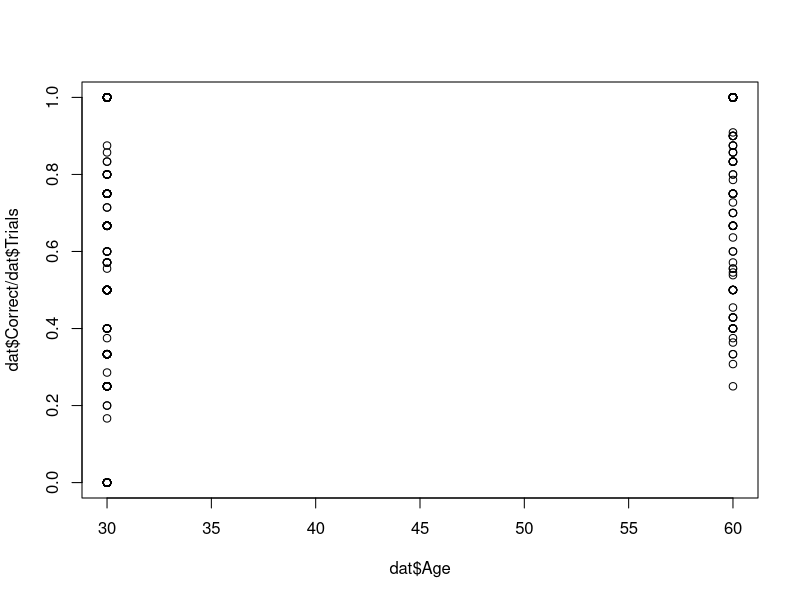
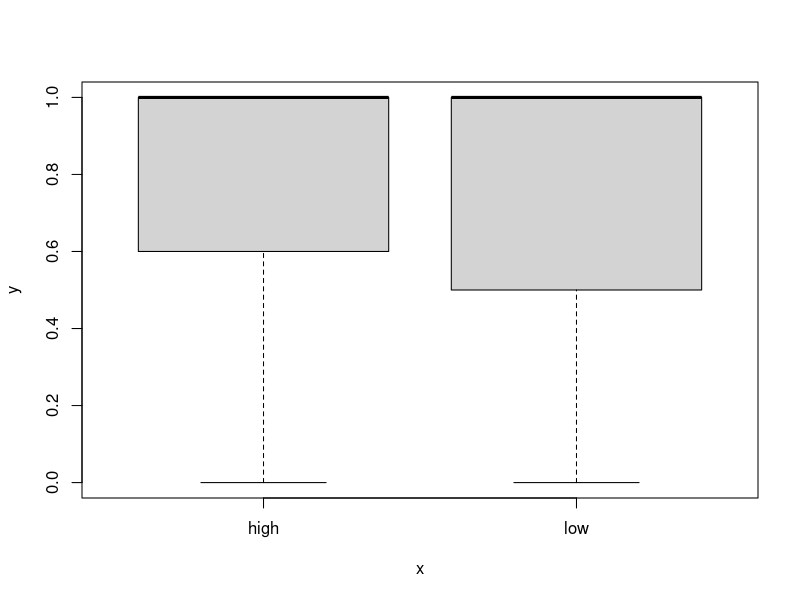
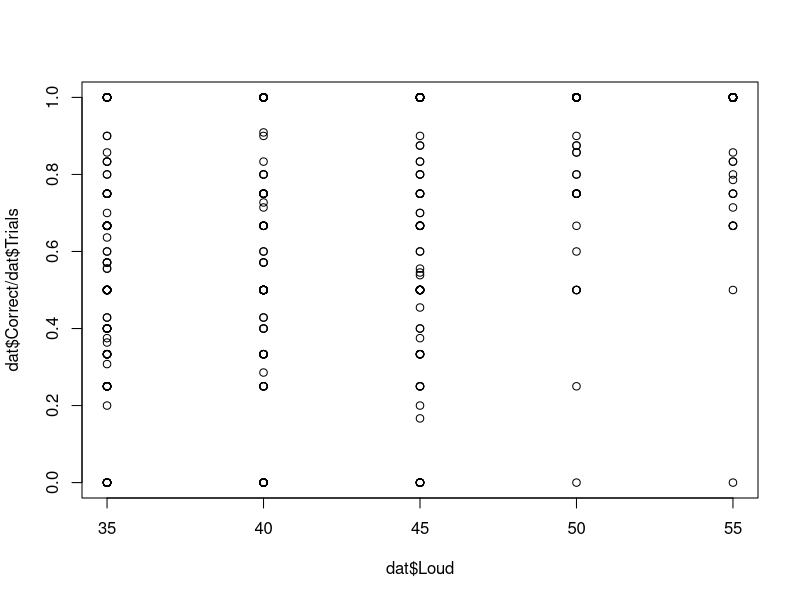
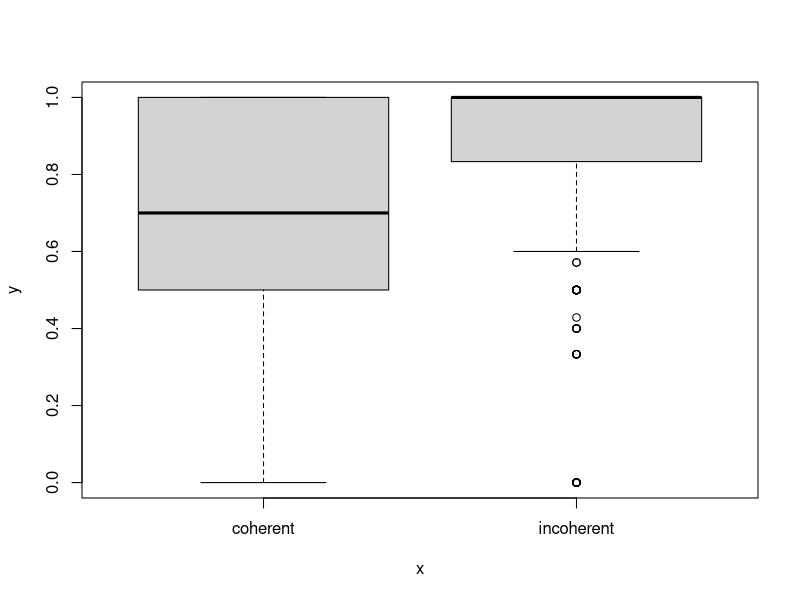
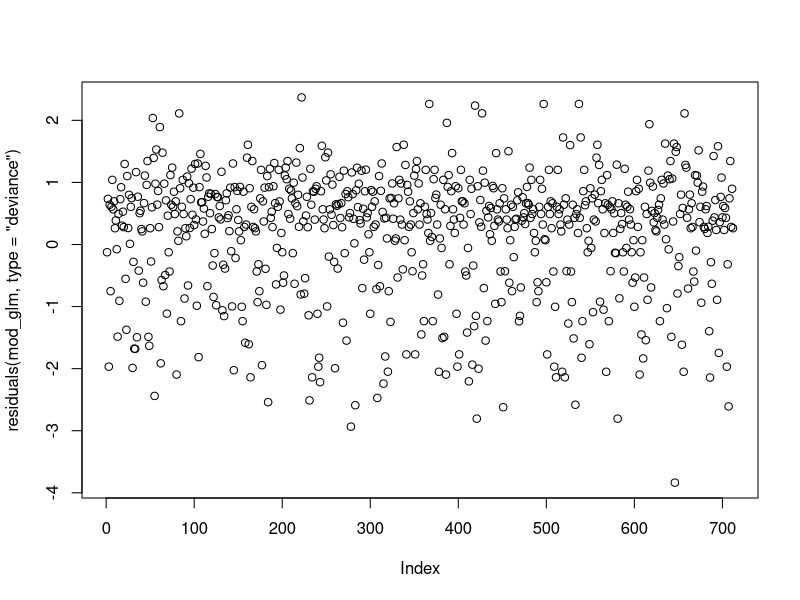
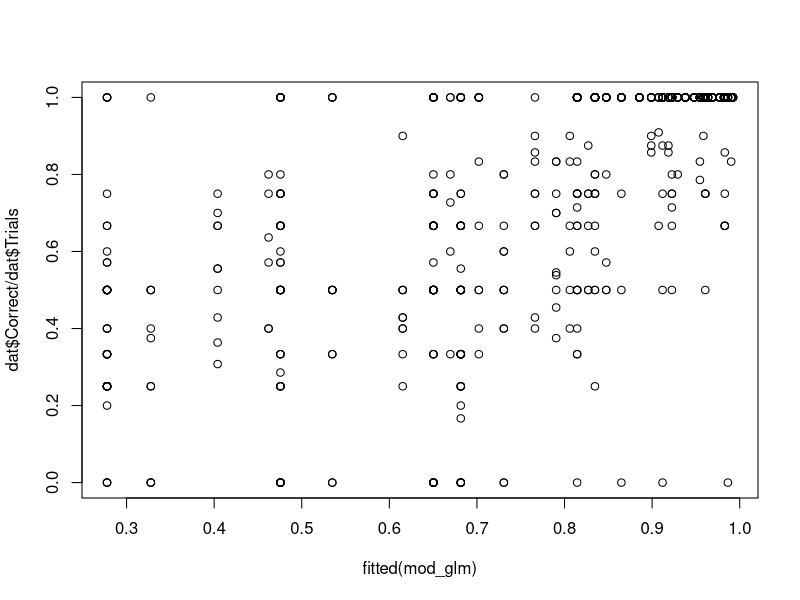

Source code (R) for these figures, in order: (Note: this script raises an error after producing the figures.)
library("MASS")
data("OME")
?OME # background on the data
head(OME)

any(is.na(OME)) # check for missing values
dat = subset(OME, OME != "N/A") # manually remove OME missing values identified with "N/A"
dat$OME = factor(dat$OME)
str(dat)

plot(dat$Age, dat$Correct / dat$Trials )
plot(dat$OME, dat$Correct / dat$Trials )
plot(dat$Loud, dat$Correct / dat$Trials )
plot(dat$Noise, dat$Correct / dat$Trials )

mod_glm = glm(Correct/Trials ~ Age + OME + Loud + Noise, data=dat,
              weights=Trials, family="binomial")
summary(mod_glm)

plot(residuals(mod_glm, type="deviance"))
plot(fitted(mod_glm), dat$Correct/dat$Trials)

mod_glm$coefficients

X = model.matrix(mod_glm)[,-1] # -1 removes the column of 1s for the intercept
head(X)


mod_string = " model {
	for (i in 1:length(y)) {
		y[i] ~ dbin(phi[i], n[i])
		logit(phi[i]) = b0 + b[1]*Age[i] + b[2]*OMElow[i] + b[3]*Loud[i] + b[4]*Noiseincoherent[i]
	}
	
	b0 ~ dnorm(0.0, 1.0/5.0^2)
	for (j in 1:4) {
		b[j] ~ dnorm(0.0, 1.0/4.0^2)
	}
	
} "

data_jags = as.list(as.data.frame(X))
data_jags$y = dat$Correct # this will not work if there are missing values in dat (because they would be ignored by model.matrix). Always make sure that the data are accurately pre-processed for JAGS.
data_jags$n = dat$Trials
str(data_jags) # make sure that all variables have the same number of observations (712).

params = c("b0", "b")

mod = jags.model(textConnection(mod_string), data=data_jags, n.chains=3)
update(mod, 1e3)

mod1_sim = coda.samples(model=mod,
                        variable.names=params,
                        n.iter=5e3)
mod1_csim = as.mcmc(do.call(rbind, mod1_sim))


mean(mod1_csim[,2] < 0)

raftery.diag(mod1_csim)

plot(mod1_sim, ask=TRUE)

gelman.diag(mod1_sim)
autocorr.diag(mod1_sim)



colnames(X)
pm_means <- colMeans(mod1_csim)
pm_means

xb <- pm_means[5] + pm_means[1] * 60 + pm_means[2] * 0 + pm_means[3] * 50 + pm_means[4] * 0

1 / (1 + exp(-xb))


pm_Xb = pm_means[5] + X %*% pm_means[1:4]
phat = 1.0 / (1.0 + exp(-pm_Xb))

phat

(tab0.7 = table(phat > 0.7, (dat$Correct / dat$Trials) > 0.7))
sum(diag(tab0.7)) / sum(tab0.7)
